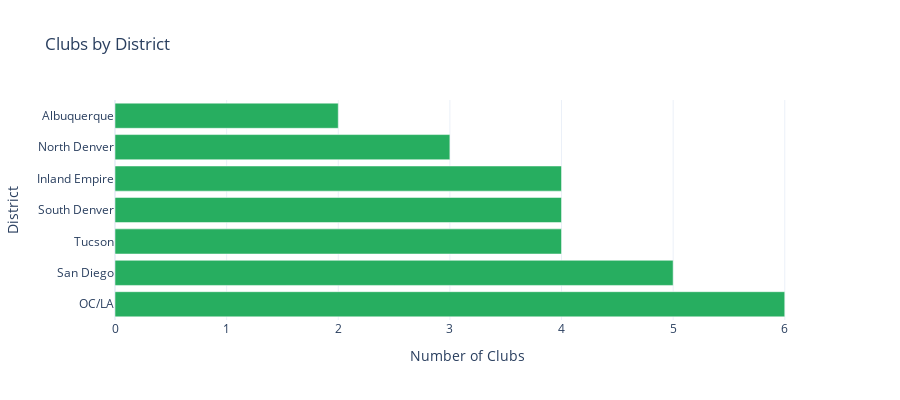

The cell this chart's notebook holds for it:
### Code cell
# Clubs by district
district_counts = df['District'].value_counts()

fig = go.Figure()
fig.add_trace(go.Bar(
    x=district_counts.values,
    y=district_counts.index,
    orientation='h',
    marker=dict(color='#27ae60')
))

fig.update_layout(
    title='Clubs by District',
    xaxis_title='Number of Clubs',
    yaxis_title='District',
    height=400,
    template='plotly_white'
)

fig.show()

### Figure 1 — Plotly figure (JSON) as saved in the notebook; plotly's stock layout.template omitted (floating-point values rounded to 4 significant figures)
{"data": [{"marker": {"color": "#27ae60"}, "orientation": "h", "type": "bar", "x": [6, 5, 4, 4, 4, 3, 2], "y": ["OC/LA", "San Diego", "Tucson", "South Denver", "Inland Empire", "North Denver", "Albuquerque"]}], "layout": {"height": 400, "title": {"text": "Clubs by District"}, "xaxis": {"title": {"text": "Number of Clubs"}}, "yaxis": {"title": {"text": "District"}}}}
